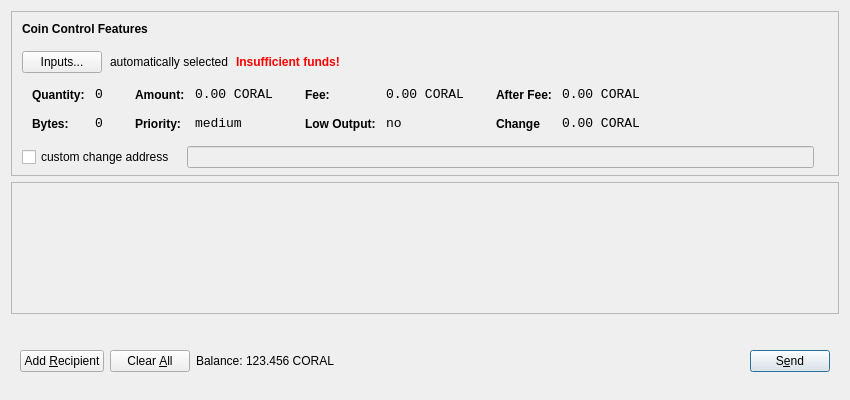
<?xml version="1.0" encoding="UTF-8"?>
<ui version="4.0">
 <class>SendCoinsDialog</class>
 <widget class="QDialog" name="SendCoinsDialog">
  <property name="geometry">
   <rect>
    <x>0</x>
    <y>0</y>
    <width>850</width>
    <height>400</height>
   </rect>
  </property>
  <property name="windowTitle">
   <string>Send Coins</string>
  </property>
  <layout class="QVBoxLayout" name="verticalLayout" stretch="0,1,0">
   <property name="bottomMargin">
    <number>8</number>
   </property>
   <item>
    <widget class="QFrame" name="frameCoinControl">
     <property name="sizePolicy">
      <sizepolicy hsizetype="Expanding" vsizetype="Expanding">
       <horstretch>0</horstretch>
       <verstretch>0</verstretch>
      </sizepolicy>
     </property>
     <property name="maximumSize">
      <size>
       <width>16777215</width>
       <height>16777215</height>
      </size>
     </property>
     <property name="frameShape">
      <enum>QFrame::StyledPanel</enum>
     </property>
     <property name="frameShadow">
      <enum>QFrame::Sunken</enum>
     </property>
     <layout class="QVBoxLayout" name="verticalLayoutCoinControl2">
      <property name="spacing">
       <number>6</number>
      </property>
      <property name="leftMargin">
       <number>0</number>
      </property>
      <property name="topMargin">
       <number>0</number>
      </property>
      <property name="rightMargin">
       <number>0</number>
      </property>
      <property name="bottomMargin">
       <number>6</number>
      </property>
      <item>
       <layout class="QVBoxLayout" name="verticalLayoutCoinControl" stretch="0,0,0,0,1">
        <property name="spacing">
         <number>0</number>
        </property>
        <property name="leftMargin">
         <number>10</number>
        </property>
        <property name="topMargin">
         <number>10</number>
        </property>
        <item>
         <layout class="QHBoxLayout" name="horizontalLayoutCoinControl1">
          <property name="bottomMargin">
           <number>15</number>
          </property>
          <item>
           <widget class="QLabel" name="labelCoinControlFeatures">
            <property name="sizePolicy">
             <sizepolicy hsizetype="Preferred" vsizetype="Maximum">
              <horstretch>0</horstretch>
              <verstretch>0</verstretch>
             </sizepolicy>
            </property>
            <property name="font">
             <font>
              <weight>75</weight>
              <bold>true</bold>
             </font>
            </property>
            <property name="styleSheet">
             <string notr="true">font-weight:bold;</string>
            </property>
            <property name="text">
             <string>Coin Control Features</string>
            </property>
           </widget>
          </item>
         </layout>
        </item>
        <item>
         <layout class="QHBoxLayout" name="horizontalLayoutCoinControl2" stretch="0,0,0,0">
          <property name="spacing">
           <number>8</number>
          </property>
          <property name="bottomMargin">
           <number>10</number>
          </property>
          <item>
           <widget class="QPushButton" name="pushButtonCoinControl">
            <property name="styleSheet">
             <string notr="true"/>
            </property>
            <property name="text">
             <string>Inputs...</string>
            </property>
           </widget>
          </item>
          <item>
           <widget class="QLabel" name="labelCoinControlAutomaticallySelected">
            <property name="text">
             <string>automatically selected</string>
            </property>
            <property name="margin">
             <number>5</number>
            </property>
           </widget>
          </item>
          <item>
           <widget class="QLabel" name="labelCoinControlInsuffFunds">
            <property name="font">
             <font>
              <weight>75</weight>
              <bold>true</bold>
             </font>
            </property>
            <property name="styleSheet">
             <string notr="true">color:red;font-weight:bold;</string>
            </property>
            <property name="text">
             <string>Insufficient funds!</string>
            </property>
            <property name="margin">
             <number>5</number>
            </property>
           </widget>
          </item>
          <item>
           <spacer name="horizontalSpacerCoinControl">
            <property name="orientation">
             <enum>Qt::Horizontal</enum>
            </property>
            <property name="sizeHint" stdset="0">
             <size>
              <width>40</width>
              <height>1</height>
             </size>
            </property>
           </spacer>
          </item>
         </layout>
        </item>
        <item>
         <widget class="QWidget" name="widgetCoinControl" native="true">
          <property name="sizePolicy">
           <sizepolicy hsizetype="Preferred" vsizetype="Preferred">
            <horstretch>0</horstretch>
            <verstretch>0</verstretch>
           </sizepolicy>
          </property>
          <property name="minimumSize">
           <size>
            <width>0</width>
            <height>0</height>
           </size>
          </property>
          <property name="styleSheet">
           <string notr="true"/>
          </property>
          <layout class="QHBoxLayout" name="horizontalLayoutCoinControl5">
           <property name="leftMargin">
            <number>0</number>
           </property>
           <property name="topMargin">
            <number>0</number>
           </property>
           <property name="rightMargin">
            <number>0</number>
           </property>
           <property name="bottomMargin">
            <number>0</number>
           </property>
           <item>
            <layout class="QHBoxLayout" name="horizontalLayoutCoinControl3" stretch="0,0,0,1">
             <property name="spacing">
              <number>20</number>
             </property>
             <property name="topMargin">
              <number>0</number>
             </property>
             <property name="bottomMargin">
              <number>10</number>
             </property>
             <item>
              <layout class="QFormLayout" name="formLayoutCoinControl1">
               <property name="horizontalSpacing">
                <number>10</number>
               </property>
               <property name="verticalSpacing">
                <number>14</number>
               </property>
               <property name="leftMargin">
                <number>10</number>
               </property>
               <property name="topMargin">
                <number>4</number>
               </property>
               <property name="rightMargin">
                <number>6</number>
               </property>
               <item row="0" column="0">
                <widget class="QLabel" name="labelCoinControlQuantityText">
                 <property name="styleSheet">
                  <string notr="true">font-weight:bold;</string>
                 </property>
                 <property name="text">
                  <string>Quantity:</string>
                 </property>
                 <property name="margin">
                  <number>0</number>
                 </property>
                </widget>
               </item>
               <item row="0" column="1">
                <widget class="QLabel" name="labelCoinControlQuantity">
                 <property name="font">
                  <font>
                   <family>Monospace</family>
                   <pointsize>10</pointsize>
                  </font>
                 </property>
                 <property name="cursor">
                  <cursorShape>IBeamCursor</cursorShape>
                 </property>
                 <property name="contextMenuPolicy">
                  <enum>Qt::ActionsContextMenu</enum>
                 </property>
                 <property name="text">
                  <string>0</string>
                 </property>
                 <property name="margin">
                  <number>0</number>
                 </property>
                 <property name="textInteractionFlags">
                  <set>Qt::LinksAccessibleByMouse|Qt::TextSelectableByKeyboard|Qt::TextSelectableByMouse</set>
                 </property>
                </widget>
               </item>
               <item row="1" column="0">
                <widget class="QLabel" name="labelCoinControlBytesText">
                 <property name="styleSheet">
                  <string notr="true">font-weight:bold;</string>
                 </property>
                 <property name="text">
                  <string>Bytes:</string>
                 </property>
                </widget>
               </item>
               <item row="1" column="1">
                <widget class="QLabel" name="labelCoinControlBytes">
                 <property name="font">
                  <font>
                   <family>Monospace</family>
                   <pointsize>10</pointsize>
                  </font>
                 </property>
                 <property name="cursor">
                  <cursorShape>IBeamCursor</cursorShape>
                 </property>
                 <property name="contextMenuPolicy">
                  <enum>Qt::ActionsContextMenu</enum>
                 </property>
                 <property name="text">
                  <string>0</string>
                 </property>
                 <property name="textInteractionFlags">
                  <set>Qt::LinksAccessibleByMouse|Qt::TextSelectableByKeyboard|Qt::TextSelectableByMouse</set>
                 </property>
                </widget>
               </item>
              </layout>
             </item>
             <item>
              <layout class="QFormLayout" name="formLayoutCoinControl2">
               <property name="horizontalSpacing">
                <number>10</number>
               </property>
               <property name="verticalSpacing">
                <number>14</number>
               </property>
               <property name="leftMargin">
                <number>6</number>
               </property>
               <property name="topMargin">
                <number>4</number>
               </property>
               <property name="rightMargin">
                <number>6</number>
               </property>
               <item row="0" column="0">
                <widget class="QLabel" name="labelCoinControlAmountText">
                 <property name="styleSheet">
                  <string notr="true">font-weight:bold;</string>
                 </property>
                 <property name="text">
                  <string>Amount:</string>
                 </property>
                 <property name="margin">
                  <number>0</number>
                 </property>
                </widget>
               </item>
               <item row="0" column="1">
                <widget class="QLabel" name="labelCoinControlAmount">
                 <property name="font">
                  <font>
                   <family>Monospace</family>
                   <pointsize>10</pointsize>
                  </font>
                 </property>
                 <property name="cursor">
                  <cursorShape>IBeamCursor</cursorShape>
                 </property>
                 <property name="contextMenuPolicy">
                  <enum>Qt::ActionsContextMenu</enum>
                 </property>
                 <property name="text">
                  <string>0.00 CORAL</string>
                 </property>
                 <property name="textInteractionFlags">
                  <set>Qt::LinksAccessibleByMouse|Qt::TextSelectableByKeyboard|Qt::TextSelectableByMouse</set>
                 </property>
                </widget>
               </item>
               <item row="1" column="0">
                <widget class="QLabel" name="labelCoinControlPriorityText">
                 <property name="styleSheet">
                  <string notr="true">font-weight:bold;</string>
                 </property>
                 <property name="text">
                  <string>Priority:</string>
                 </property>
                </widget>
               </item>
               <item row="1" column="1">
                <widget class="QLabel" name="labelCoinControlPriority">
                 <property name="font">
                  <font>
                   <family>Monospace</family>
                   <pointsize>10</pointsize>
                  </font>
                 </property>
                 <property name="cursor">
                  <cursorShape>IBeamCursor</cursorShape>
                 </property>
                 <property name="contextMenuPolicy">
                  <enum>Qt::ActionsContextMenu</enum>
                 </property>
                 <property name="text">
                  <string>medium</string>
                 </property>
                 <property name="textInteractionFlags">
                  <set>Qt::LinksAccessibleByMouse|Qt::TextSelectableByKeyboard|Qt::TextSelectableByMouse</set>
                 </property>
                </widget>
               </item>
              </layout>
             </item>
             <item>
              <layout class="QFormLayout" name="formLayoutCoinControl3">
               <property name="horizontalSpacing">
                <number>10</number>
               </property>
               <property name="verticalSpacing">
                <number>14</number>
               </property>
               <property name="leftMargin">
                <number>6</number>
               </property>
               <property name="topMargin">
                <number>4</number>
               </property>
               <property name="rightMargin">
                <number>6</number>
               </property>
               <item row="0" column="0">
                <widget class="QLabel" name="labelCoinControlFeeText">
                 <property name="styleSheet">
                  <string notr="true">font-weight:bold;</string>
                 </property>
                 <property name="text">
                  <string>Fee:</string>
                 </property>
                 <property name="margin">
                  <number>0</number>
                 </property>
                </widget>
               </item>
               <item row="0" column="1">
                <widget class="QLabel" name="labelCoinControlFee">
                 <property name="font">
                  <font>
                   <family>Monospace</family>
                   <pointsize>10</pointsize>
                  </font>
                 </property>
                 <property name="cursor">
                  <cursorShape>IBeamCursor</cursorShape>
                 </property>
                 <property name="contextMenuPolicy">
                  <enum>Qt::ActionsContextMenu</enum>
                 </property>
                 <property name="text">
                  <string>0.00 CORAL</string>
                 </property>
                 <property name="textInteractionFlags">
                  <set>Qt::LinksAccessibleByMouse|Qt::TextSelectableByKeyboard|Qt::TextSelectableByMouse</set>
                 </property>
                </widget>
               </item>
               <item row="1" column="0">
                <widget class="QLabel" name="labelCoinControlLowOutputText">
                 <property name="styleSheet">
                  <string notr="true">font-weight:bold;</string>
                 </property>
                 <property name="text">
                  <string>Low Output:</string>
                 </property>
                </widget>
               </item>
               <item row="1" column="1">
                <widget class="QLabel" name="labelCoinControlLowOutput">
                 <property name="font">
                  <font>
                   <family>Monospace</family>
                   <pointsize>10</pointsize>
                  </font>
                 </property>
                 <property name="cursor">
                  <cursorShape>IBeamCursor</cursorShape>
                 </property>
                 <property name="contextMenuPolicy">
                  <enum>Qt::ActionsContextMenu</enum>
                 </property>
                 <property name="text">
                  <string>no</string>
                 </property>
                 <property name="textInteractionFlags">
                  <set>Qt::LinksAccessibleByMouse|Qt::TextSelectableByKeyboard|Qt::TextSelectableByMouse</set>
                 </property>
                </widget>
               </item>
              </layout>
             </item>
             <item>
              <layout class="QFormLayout" name="formLayoutCoinControl4">
               <property name="horizontalSpacing">
                <number>10</number>
               </property>
               <property name="verticalSpacing">
                <number>14</number>
               </property>
               <property name="leftMargin">
                <number>6</number>
               </property>
               <property name="topMargin">
                <number>4</number>
               </property>
               <property name="rightMargin">
                <number>6</number>
               </property>
               <item row="0" column="0">
                <widget class="QLabel" name="labelCoinControlAfterFeeText">
                 <property name="styleSheet">
                  <string notr="true">font-weight:bold;</string>
                 </property>
                 <property name="text">
                  <string>After Fee:</string>
                 </property>
                 <property name="margin">
                  <number>0</number>
                 </property>
                </widget>
               </item>
               <item row="0" column="1">
                <widget class="QLabel" name="labelCoinControlAfterFee">
                 <property name="font">
                  <font>
                   <family>Monospace</family>
                   <pointsize>10</pointsize>
                  </font>
                 </property>
                 <property name="cursor">
                  <cursorShape>IBeamCursor</cursorShape>
                 </property>
                 <property name="contextMenuPolicy">
                  <enum>Qt::ActionsContextMenu</enum>
                 </property>
                 <property name="text">
                  <string>0.00 CORAL</string>
                 </property>
                 <property name="textInteractionFlags">
                  <set>Qt::LinksAccessibleByMouse|Qt::TextSelectableByKeyboard|Qt::TextSelectableByMouse</set>
                 </property>
                </widget>
               </item>
               <item row="1" column="0">
                <widget class="QLabel" name="labelCoinControlChangeText">
                 <property name="styleSheet">
                  <string notr="true">font-weight:bold;</string>
                 </property>
                 <property name="text">
                  <string>Change</string>
                 </property>
                </widget>
               </item>
               <item row="1" column="1">
                <widget class="QLabel" name="labelCoinControlChange">
                 <property name="font">
                  <font>
                   <family>Monospace</family>
                   <pointsize>10</pointsize>
                  </font>
                 </property>
                 <property name="cursor">
                  <cursorShape>IBeamCursor</cursorShape>
                 </property>
                 <property name="contextMenuPolicy">
                  <enum>Qt::ActionsContextMenu</enum>
                 </property>
                 <property name="text">
                  <string>0.00 CORAL</string>
                 </property>
                 <property name="textInteractionFlags">
                  <set>Qt::LinksAccessibleByMouse|Qt::TextSelectableByKeyboard|Qt::TextSelectableByMouse</set>
                 </property>
                </widget>
               </item>
              </layout>
             </item>
            </layout>
           </item>
          </layout>
         </widget>
        </item>
        <item>
         <layout class="QHBoxLayout" name="horizontalLayoutCoinControl4" stretch="0,0,0">
          <property name="spacing">
           <number>12</number>
          </property>
          <property name="sizeConstraint">
           <enum>QLayout::SetDefaultConstraint</enum>
          </property>
          <property name="topMargin">
           <number>5</number>
          </property>
          <property name="rightMargin">
           <number>5</number>
          </property>
          <item>
           <widget class="QCheckBox" name="checkBoxCoinControlChange">
            <property name="text">
             <string>custom change address</string>
            </property>
           </widget>
          </item>
          <item>
           <widget class="QLineEdit" name="lineEditCoinControlChange">
            <property name="enabled">
             <bool>false</bool>
            </property>
            <property name="sizePolicy">
             <sizepolicy hsizetype="Expanding" vsizetype="Fixed">
              <horstretch>0</horstretch>
              <verstretch>0</verstretch>
             </sizepolicy>
            </property>
           </widget>
          </item>
          <item>
           <widget class="QLabel" name="labelCoinControlChangeLabel">
            <property name="sizePolicy">
             <sizepolicy hsizetype="Preferred" vsizetype="Expanding">
              <horstretch>0</horstretch>
              <verstretch>0</verstretch>
             </sizepolicy>
            </property>
            <property name="minimumSize">
             <size>
              <width>0</width>
              <height>0</height>
             </size>
            </property>
            <property name="text">
             <string/>
            </property>
            <property name="margin">
             <number>3</number>
            </property>
           </widget>
          </item>
         </layout>
        </item>
        <item>
         <spacer name="verticalSpacerCoinControl">
          <property name="orientation">
           <enum>Qt::Vertical</enum>
          </property>
          <property name="sizeHint" stdset="0">
           <size>
            <width>800</width>
            <height>1</height>
           </size>
          </property>
         </spacer>
        </item>
       </layout>
      </item>
     </layout>
    </widget>
   </item>
   <item>
    <widget class="QScrollArea" name="scrollArea">
     <property name="widgetResizable">
      <bool>true</bool>
     </property>
     <widget class="QWidget" name="scrollAreaWidgetContents">
      <property name="geometry">
       <rect>
        <x>0</x>
        <y>0</y>
        <width>830</width>
        <height>104</height>
       </rect>
      </property>
      <layout class="QVBoxLayout" name="verticalLayout_2">
       <property name="leftMargin">
        <number>0</number>
       </property>
       <property name="topMargin">
        <number>0</number>
       </property>
       <property name="rightMargin">
        <number>0</number>
       </property>
       <property name="bottomMargin">
        <number>0</number>
       </property>
       <item>
        <layout class="QVBoxLayout" name="entries">
         <property name="spacing">
          <number>6</number>
         </property>
        </layout>
       </item>
       <item>
        <spacer name="verticalSpacer">
         <property name="orientation">
          <enum>Qt::Vertical</enum>
         </property>
         <property name="sizeHint" stdset="0">
          <size>
           <width>20</width>
           <height>40</height>
          </size>
         </property>
        </spacer>
       </item>
      </layout>
     </widget>
    </widget>
   </item>
   <item>
    <widget class="QWidget" name="buttonBar" native="true">
     <layout class="QHBoxLayout" name="horizontalLayout">
      <property name="leftMargin">
       <number>9</number>
      </property>
      <property name="topMargin">
       <number>30</number>
      </property>
      <property name="rightMargin">
       <number>9</number>
      </property>
      <property name="bottomMargin">
       <number>20</number>
      </property>
      <item>
       <widget class="QPushButton" name="addButton">
        <property name="maximumSize">
         <size>
          <width>136</width>
          <height>36</height>
         </size>
        </property>
        <property name="toolTip">
         <string>Send to multiple recipients at once</string>
        </property>
        <property name="text">
         <string>Add &amp;Recipient</string>
        </property>
        <property name="autoDefault">
         <bool>false</bool>
        </property>
       </widget>
      </item>
      <item>
       <widget class="QPushButton" name="clearButton">
        <property name="sizePolicy">
         <sizepolicy hsizetype="Minimum" vsizetype="Fixed">
          <horstretch>0</horstretch>
          <verstretch>0</verstretch>
         </sizepolicy>
        </property>
        <property name="maximumSize">
         <size>
          <width>100</width>
          <height>36</height>
         </size>
        </property>
        <property name="toolTip">
         <string>Remove all transaction fields</string>
        </property>
        <property name="text">
         <string>Clear &amp;All</string>
        </property>
        <property name="autoRepeatDelay">
         <number>300</number>
        </property>
        <property name="autoDefault">
         <bool>false</bool>
        </property>
       </widget>
      </item>
      <item>
       <layout class="QHBoxLayout" name="horizontalLayout_2">
        <property name="spacing">
         <number>3</number>
        </property>
        <item>
         <widget class="QLabel" name="label">
          <property name="sizePolicy">
           <sizepolicy hsizetype="Preferred" vsizetype="Fixed">
            <horstretch>0</horstretch>
            <verstretch>0</verstretch>
           </sizepolicy>
          </property>
          <property name="text">
           <string>Balance:</string>
          </property>
         </widget>
        </item>
        <item>
         <widget class="QLabel" name="labelBalance">
          <property name="sizePolicy">
           <sizepolicy hsizetype="Preferred" vsizetype="Fixed">
            <horstretch>0</horstretch>
            <verstretch>0</verstretch>
           </sizepolicy>
          </property>
          <property name="cursor">
           <cursorShape>IBeamCursor</cursorShape>
          </property>
          <property name="text">
           <string>123.456 CORAL</string>
          </property>
          <property name="textInteractionFlags">
           <set>Qt::LinksAccessibleByMouse|Qt::TextSelectableByKeyboard|Qt::TextSelectableByMouse</set>
          </property>
         </widget>
        </item>
       </layout>
      </item>
      <item>
       <spacer name="horizontalSpacer">
        <property name="orientation">
         <enum>Qt::Horizontal</enum>
        </property>
        <property name="sizeHint" stdset="0">
         <size>
          <width>40</width>
          <height>20</height>
         </size>
        </property>
       </spacer>
      </item>
      <item>
       <widget class="QPushButton" name="sendButton">
        <property name="maximumSize">
         <size>
          <width>96</width>
          <height>36</height>
         </size>
        </property>
        <property name="toolTip">
         <string>Confirm the send action</string>
        </property>
        <property name="text">
         <string>S&amp;end</string>
        </property>
        <property name="default">
         <bool>true</bool>
        </property>
       </widget>
      </item>
     </layout>
    </widget>
   </item>
  </layout>
 </widget>
 <resources/>
 <connections/>
</ui>
